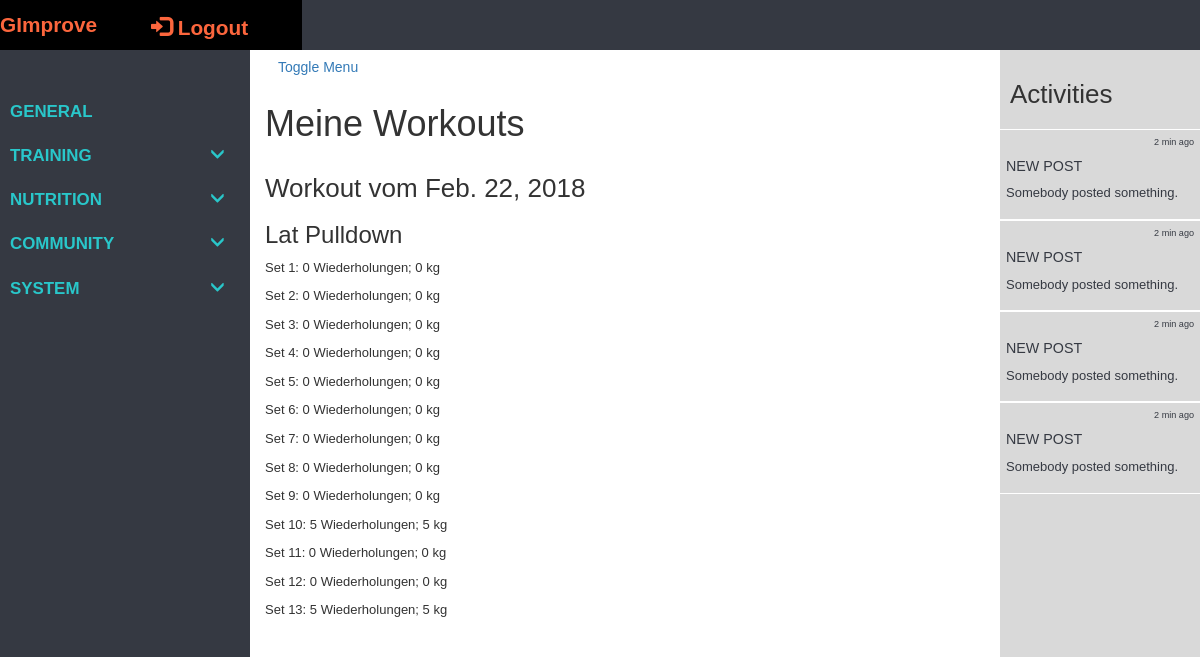
Screenshot of /tracker/training_units/1 (signed in) with the database file from the repository.
### tracker/models/models.py (models this page shows, shortened)
class TrainUnit(models.Model, LoginRequiredMixin):
    login_url = '/login/'
    id = models.UUIDField(primary_key=True, default=uuid.uuid4)
    start_time_date = models.DateTimeField(null=False, blank=False)
    end_time_date = models.DateTimeField(null=False, blank=False)
    date = models.DateField(null=False, blank=False)
    user = models.ForeignKey(UserProfile, on_delete=models.CASCADE)
    exercise_units = models.ManyToManyField('ExerciseUnit', related_name='+', blank=True)

class ExerciseUnit(models.Model):
    id = models.UUIDField(primary_key=True, default=uuid.uuid4)
    time_date = models.DateTimeField(null=False, blank=False)
    train_unit = models.ForeignKey(TrainUnit, on_delete=models.CASCADE)
    exercise = models.ForeignKey(Exercise, on_delete=models.CASCADE)

class Exercise(models.Model):
    name = models.CharField(max_length=100, primary_key=True)
    description = models.CharField(max_length=1000, help_text="Insert short description here.")
    muscles = models.ManyToManyField('Muscle', help_text="Muscles trained by the exercise.")
    equipment_machine = models.ManyToManyField('Equipment', help_text="Necessary equipment for the exercise.", blank=True)
    def __str__(self):
        return self.name

class Set(models.Model):
    id = models.UUIDField(primary_key=True, default=uuid.uuid4)
    date_time = models.DateTimeField(default=timezone.now, null=False, blank=False)
    exercise_unit = models.ForeignKey(ExerciseUnit, on_delete=models.CASCADE)
    repetitions = models.IntegerField(blank=False)
    weight = models.IntegerField(blank=False)
    durations = models.TextField(max_length=1200, blank=False, null=False)

### tracker/views/views.py (the view)
# urls.py: url(r'^training_units/(?P<pk>\d+)$', views.TrainingUnitsList.as_view(), name='training_units'),
class TrainingUnitsList(LoginRequiredMixin, generic.ListView):
    model = TrainUnit
    context_object_name = 'training_units'
    template_name = 'tracker/User/training_units.html'
    def get_context_data(self, **kwargs):
        context = super().get_context_data(**kwargs)
        context['base_template'] = 'tracker/User/user_tracker_base.html'
        return context
    def get_queryset(self):
        return TrainUnit.objects.filter(user=self.request.user.userprofile)

### tracker/templates/tracker/User/training_units.html (shortened to what this page needs)
{% extends base_template %}
{% block extra_head %}
{% load static %}
{% endblock %}
{% block site_content %}
<div class="container background-col">
    <div class="row full-height">
        <div class="col-xs-12 col-sm-12 col-md-12 col-lg-12 padding-0">
            <div class="row row-eq-height">
                <h1>Meine Workouts</h1>
            </div>
        </div>
        <div class="col-xs-12 col-sm-12 col-md-12 col-lg-12">
            {% for train_unit in training_units %}
                <div class="row">
                    <h2>Workout vom {{ train_unit.date }}</h2>
                    {% for exercise_unit in train_unit.exercise_units.all %}
                        <h3>{{ exercise_unit.exercise }}</h3>
                        {% for set in exercise_unit.set_set.all %}
                            <p>Set {{ forloop.counter }}: {{ set.repetitions }} Wiederholungen; {{ set.weight }} kg</p>
                        {% endfor %}
                    {% endfor %}
                </div>
            {% endfor %}
        </div>
    </div>
</div>
{% endblock %}

### tracker/static/tracker/css/tracker_style.css (style rules this page uses)
html, body { height: 100%; min-height: 100%; width: 100%; min-width: 100%; margin: 0px; max-width: 100%; padding: 0px; font-family: TrajanPro-Regular, 'Lucida Grande', sans-serif; overflow-x: hidden; }
h2 { font-size: 2.0rem; }
body { padding-top: 50px; }
@media only screen and (min-width: 701px) and (max-width: 1280px) { html, body { font-size: 13px; } }
.full-height { min-height: 100%; height: 100%; }

### rows the page displays
TrainUnit: date "Feb. 22, 2018"
ExerciseUnit: exercise "Lat Pulldown"
Set: repetitions "0", weight "0"
Set: repetitions "0", weight "0"
Set: repetitions "0", weight "0"
Set: repetitions "0", weight "0"
Set: repetitions "0", weight "0"
Set: repetitions "0", weight "0"
Set: repetitions "0", weight "0"
Set: repetitions "0", weight "0"
Set: repetitions "0", weight "0"
Set: repetitions "5", weight "5"
Set: repetitions "0", weight "0"
Set: repetitions "0", weight "0"
Set: repetitions "5", weight "5"
